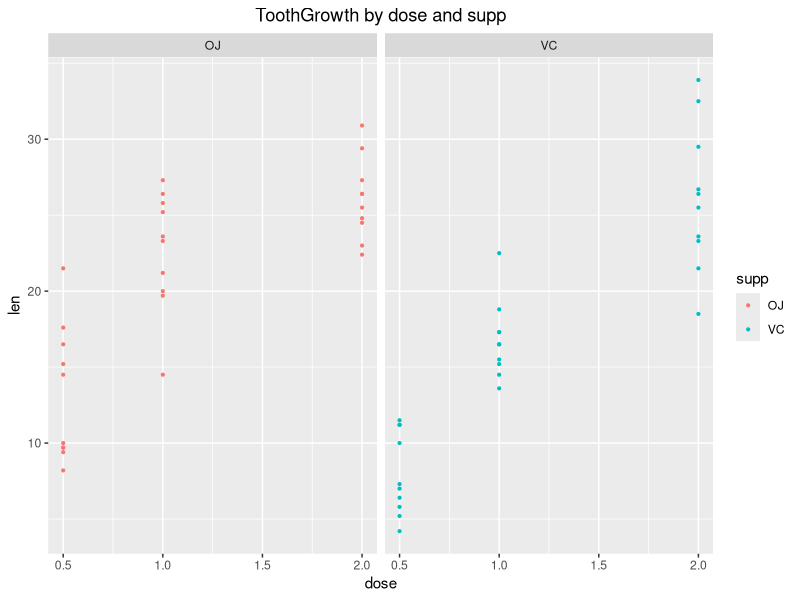

The R script that drew this image:
## ---- chunk 1
knitr::opts_chunk$set(echo = FALSE)
library(ggplot2); library(gridExtra)
## ---- chunk 2
library(datasets); data(ToothGrowth)
## ---- chunk 3
summary(ToothGrowth)
## ---- chunk 4
results <- data.frame(matrix(ncol = 4, nrow = 0))
for (idose in c(0.5, 1.0, 2.0)){
      ttest<- t.test(ToothGrowth$len[ToothGrowth$dose==idose & ToothGrowth$supp=="OJ"],
                  ToothGrowth$len[ToothGrowth$dose==idose & ToothGrowth$supp=="VC"], 
                  paired=FALSE, alternative = "two.sided", var.equal=FALSE, conf.level=0.95)
      results <- rbind(results, c(idose, ttest$p.value, ttest$conf.int))}
colnames(results) <- c("dose", "p.value", "conf.int.min", "conf.int.max")
knitr::kable(results, caption="Unpaired two sample T-test (supp OJ vs VC)",
             format.args = list(nsmall=4, digits=2))
## ---- chunk 5
results <- matrix(ncol = 5, nrow = 0)
combinations <- matrix(c(2, 1, 2, 1, 0.5, 0.5), ncol=2, nrow=3);
colnames(combinations) =c("dose1", "dose2")
for (isupp in levels(ToothGrowth$supp)){
      for (i in 1:3){
      ttest<- t.test(ToothGrowth$len[ToothGrowth$dose==combinations[i, "dose1"] &
                                           ToothGrowth$supp==isupp],
                  ToothGrowth$len[ToothGrowth$dose==combinations[i, "dose2"] &
                                        ToothGrowth$supp==isupp], 
                  paired=FALSE, alternative = "two.sided", var.equal=FALSE, conf.level=0.95)
      results <- rbind(results, c(as.character(isupp), paste(combinations[i,"dose1"], "vs", 
                  combinations[i,"dose2"], sep=" "), round(ttest$p.value, 6),
                  round(ttest$conf.int, 4)))
      }}
colnames(results) <- c("supp", "dose", "p.value", "conf.int.min", "conf.int.max")
knitr::kable(data.frame(results), caption="Unpaired two sample T-test by dose",
             format.args = list(nsmall=4, digits=2))
## ---- chunk 6
ggplot(ToothGrowth, aes(x=dose, y=len) )+
        ggtitle("ToothGrowth by dose and supp")+ theme(plot.title = element_text(hjust = 0.5))+
        geom_point(size=0.75, aes(color=supp)) + facet_wrap(~supp, ncol=2)   
